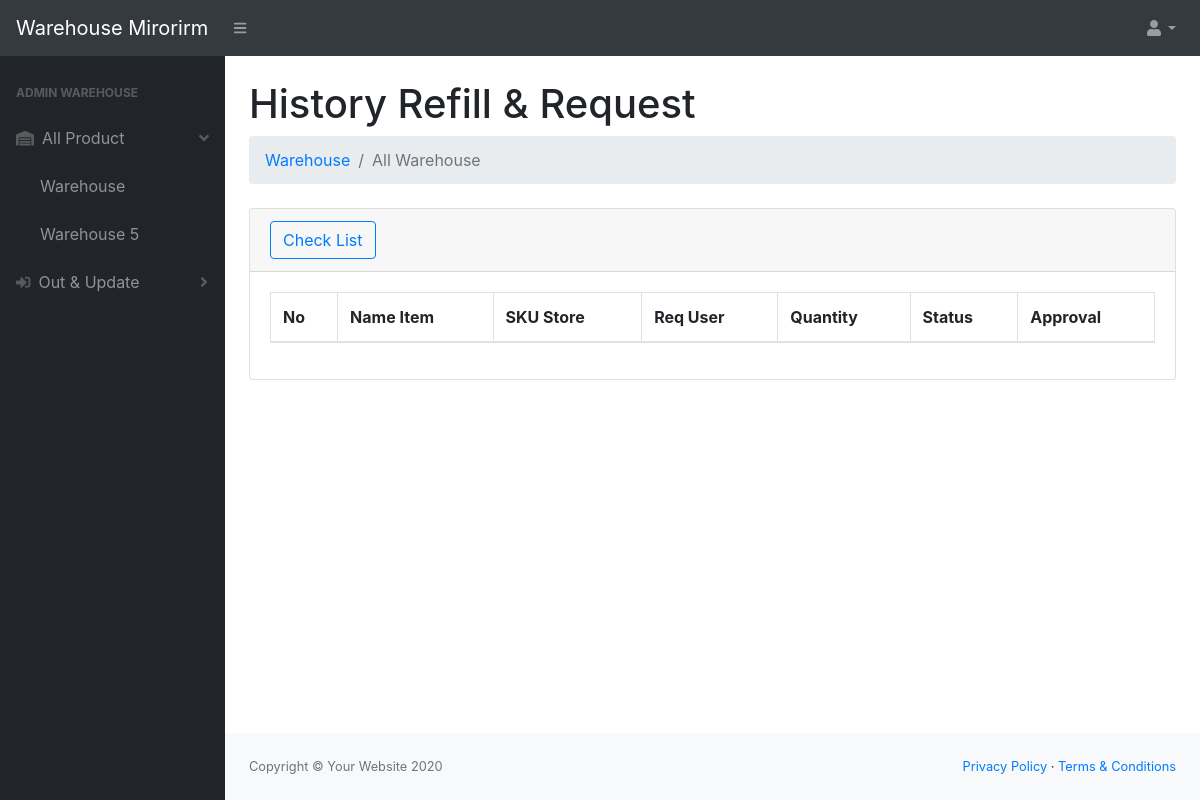
The app's page /gudang/index.php?url=exititem, older data.
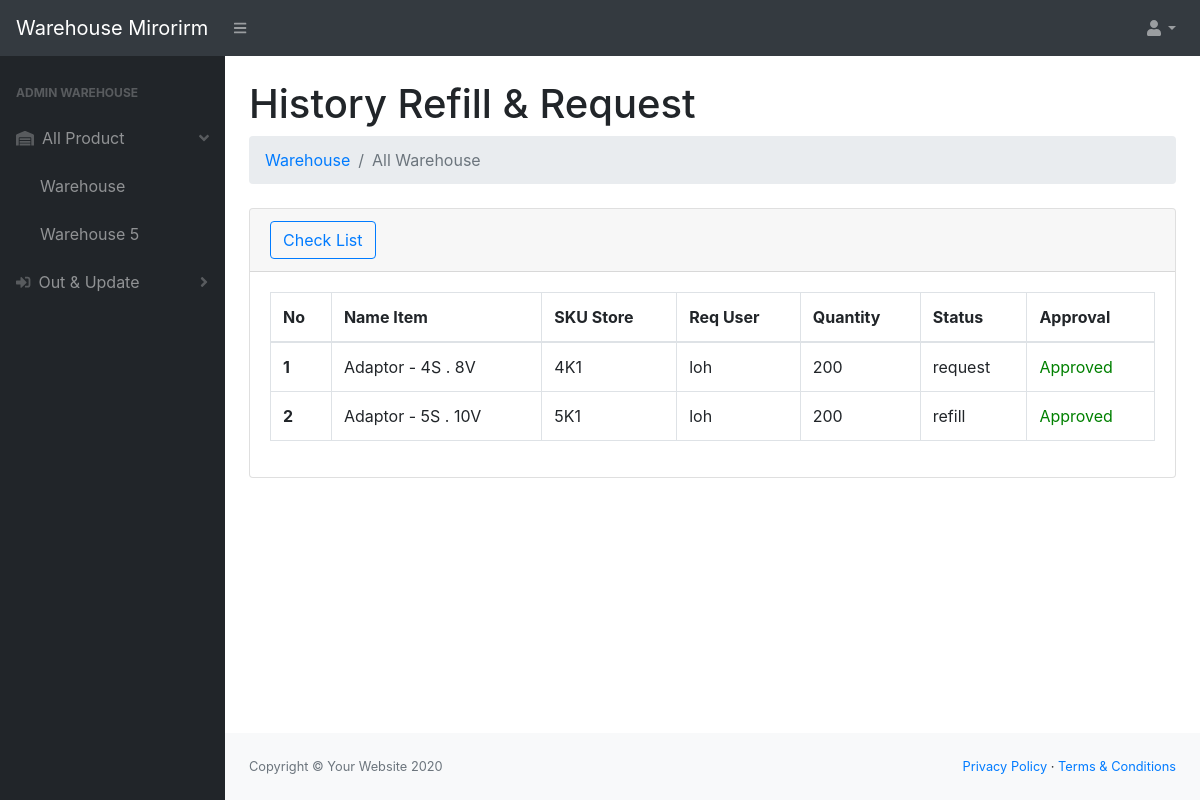
The same page, newer data.
### tables this page shows
CREATE TABLE `request_id` (
  `id_request` int(11) NOT NULL,
  `id_toko` int(11) NOT NULL,
  `id_gudang` int(11) NOT NULL,
  `quantity_req` int(11) NOT NULL,
  `quantity_count` int(11) NOT NULL,
  `type_req` varchar(200) NOT NULL,
  `status_req` varchar(200) NOT NULL,
  `picker` varchar(200) NOT NULL,
  `date` datetime NOT NULL DEFAULT current_timestamp(),
  `requester` varchar(200) NOT NULL
);

CREATE TABLE `product_id` (
  `id_product` int(11) NOT NULL,
  `image` mediumtext NOT NULL,
  `nama` varchar(200) NOT NULL,
  `jenis` varchar(200) NOT NULL
);

CREATE TABLE `toko_id` (
  `id_toko` int(11) NOT NULL,
  `sku_toko` varchar(200) NOT NULL DEFAULT '-',
  `id_product` int(11) NOT NULL,
  `quantity_toko` int(11) NOT NULL
);

### gudang/exititem.php (the view, shortened to what this page needs)
<div class="container-fluid">
    <h1 class="mt-4">History Refill & Request</h1>
    <ol class="breadcrumb mb-4">
        <li class="breadcrumb-item"><a href="index.php?url=gudang">Warehouse</a></li>
        <li class="breadcrumb-item active">All Warehouse</li>
    </ol>
    <div class="card mb-4">
        <div class="card-header">
            <a type="button" data-bs-toggle="modal" data-bs-target="#smallModalceklist" class="btn btn-outline-primary">Check List</a>
        </div>
        <div class="card-body">
            <div class="table-responsive">
                <table class="table table-hover table-bordered" id="dataTable" width="100%" cellspacing="0">
                    <thead>
                        <tr>
                            <th>No</th>
                            <th>Name Item</th>
                            <th>SKU Store</th>
                            <th>Req User</th>
                            <th>Quantity</th>
                            <th>Status</th>
                            <th>Approval</th>
                        </tr>
                    </thead>
                    <tbody>
                        <?php
                        $select = mysqli_query($conn, "SELECT * FROM request_id, toko_id, product_id WHERE request_id.id_toko=toko_id.id_toko AND toko_id.id_product=product_id.id_product");
                        $i = 1;
                        while ($data = mysqli_fetch_array($select)) {
                            $stat = $data['status_req'];
                        ?>
                            <tr>
                                <th><?= $i++; ?></th>
                                <td><?= $data['nama']; ?></td>
                                <td class="text-uppercase"><?= $data['sku_toko']; ?></td>
                                <td>loh</td>
                                <td><?= $data['quantity_req']; ?></td>
                                <td><?= $data['type_req']; ?></td>
                                <?php
                                if ($stat == 'Approved') {
                                    echo "<td style='color: green;'>$stat</td>";
                                } elseif ($stat == 'unprocessed') {
                                    echo "<td style='color: red;'>$stat</td>";
                                } else {
                                    echo "<td style='color: orange;'>$stat</td>";
                                }
                                ?>
                            </tr>
                        <?php
                        }
                        ?>
                    </tbody>
                </table>
            </div>
        </div>
    </div>
</div>

Row changes from the older to the newer data that the page shows:
added request_id: product_id.nama "Adaptor - 4S . 8V", id_toko.sku_toko "4K1", quantity_req "200", type_req "request", status_req "Approved"
added request_id: product_id.nama "Adaptor - 5S . 10V", id_toko.sku_toko "5K1", quantity_req "200", type_req "refill", status_req "Approved"
